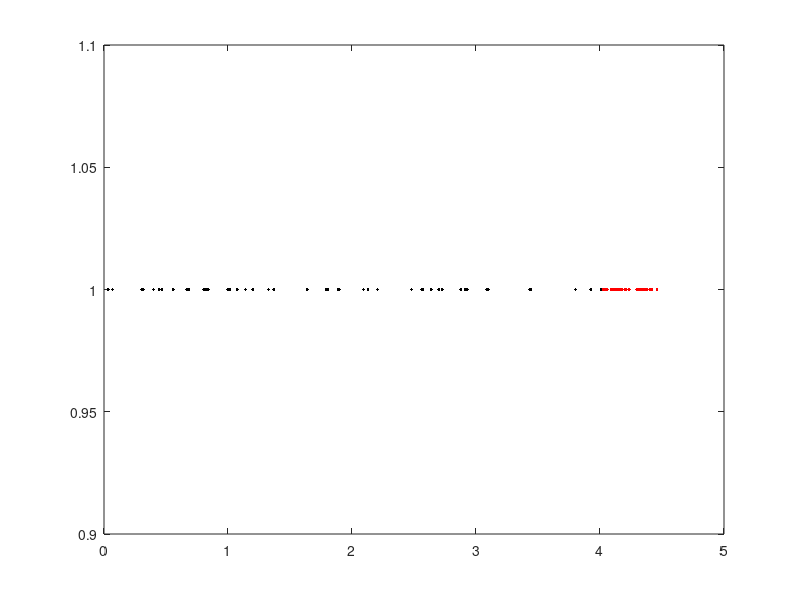

The MATLAB script that drew this image:
% poisson spike generator (firing rate固定，不随着时间变化)
% Lwh 20200506
% ti+1 = ti - ln(xrand)/r
% ti: spike time (interspike interval)
% xrand = uniformly in the range between 0 and 1
% r; firing rate


t0 = 0;
% 进行100个trial
for m = 1:100
    xrand = rand(1,100);
    r = 10; % 设定firing rate
    for i = 1:50 % 前50的spike
        if i == 1
            t(m,i) = t0-log(xrand(i))/r;
        else
            t(m,i) = t(m,i-1)-log(xrand(i-1))/r;
        end
    end
    
    r = 100; % 设定firing rate
    for i = 51:100 % 后50个spike
        t(m,i) = t(m,i-1)-log(xrand(i-1))/r;
    end
end

spike = ones(1,100);
figure
plot(t(1,1:50),spike(1,1:50),'k.');
hold on
plot(t(1,51:100),spike(1,51:100),'r.');

% 每段都是50个spike，所以firing rate低的时间更长，firing rate高的时间更短
% 计算实际给出的firing rate：r = n/T
for m = 1:100
    r_es1(m) = 50/(t(m,50)-t(m,1));
    r_es2(m) = 50/(t(m,100)-t(m,51));
end

mean_spike1 = mean(r_es1);
mean_spike2 = mean(r_es2);
variance_spike1 = std(r_es1)^2; % 不太准确，理论上mean=variance
variance_spike2 = std(r_es2)^2;

fano_factor1 = variance_spike1/mean_spike1;
fano_factor2 = variance_spike2/mean_spike2;


aaa =1;